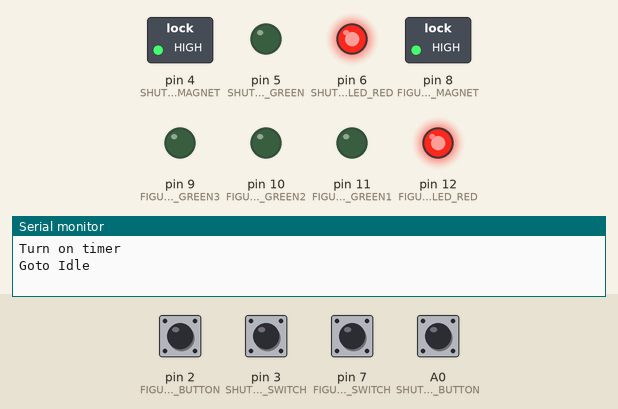
A sketch run on a simulated Arduino Uno, built with avr-gcc and run on an emulated ATmega328P. Parts: switched loads named in the sketch (green lamp = pin HIGH), output pins drawn as LEDs (lit = HIGH), the last lines printed to the serial monitor. The inputs (shaded band) are chosen by the test bench; at power-on: A0 (SHUTTLE_START_BUTTON), pin 2 (FIGURE8_START_BUTTON), pin 3 (SHUTTLE_REED_SWITCH), pin 7 (FIGURE8_REED_SWITCH) HIGH.

Above: at 1.2 s.
1.3 s: pin 2 (FIGURE8_START_BUTTON) pulled LOW for 0.15 s
At 1.8 s:
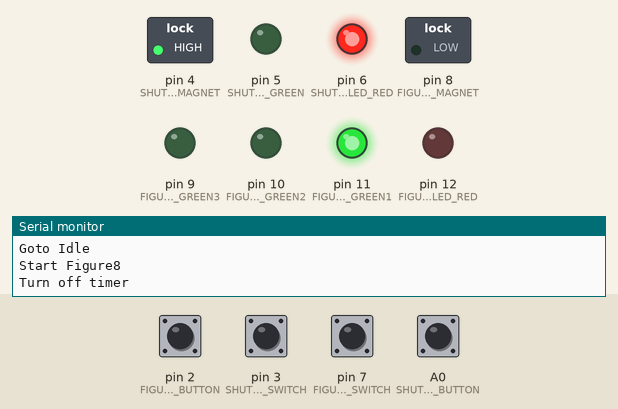
2.9 s: pin 7 (FIGURE8_REED_SWITCH) pulled LOW for 0.15 s
At 4.1 s:
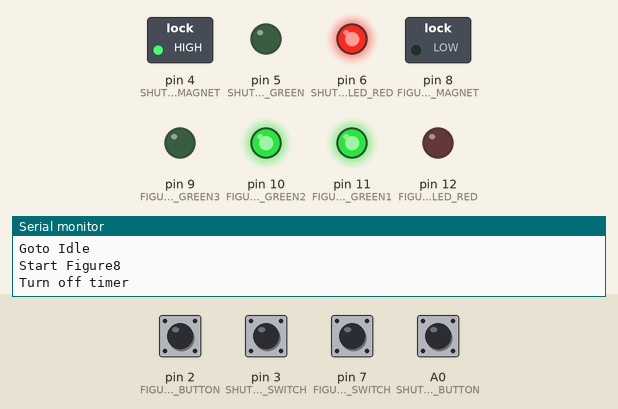
4.5 s: pin 7 (FIGURE8_REED_SWITCH) pulled LOW for 1 s
At 5.4 s:
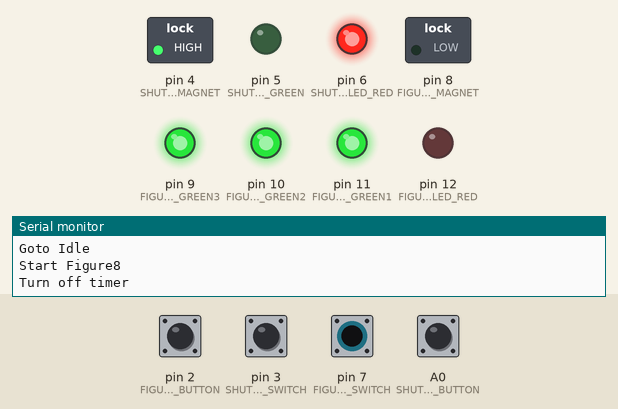
7.0 s: pin 7 (FIGURE8_REED_SWITCH) pulled LOW for 3.2 s
At 7.3 s:
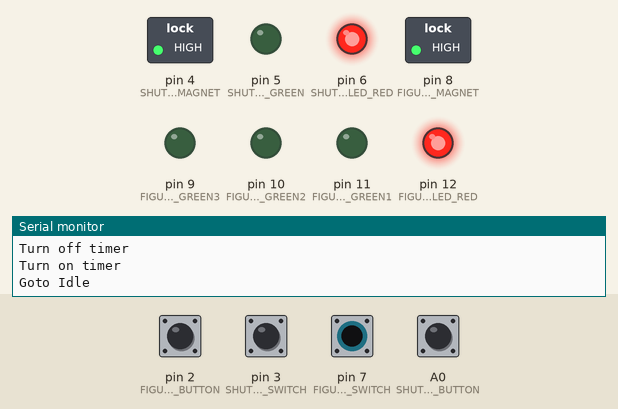
11.7 s: A0 (SHUTTLE_START_BUTTON) pulled LOW for 0.15 s
At 12.1 s:
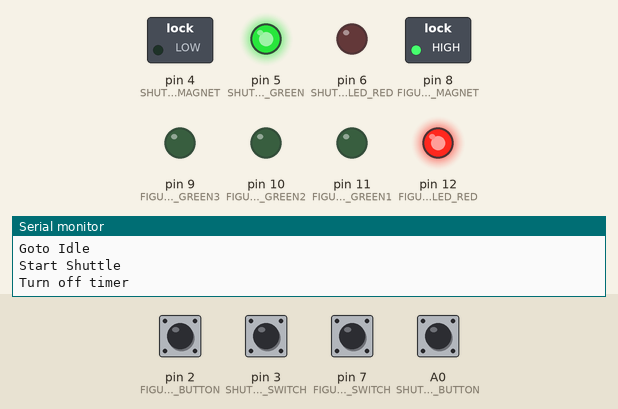
Timing chart, 0 to 14.3 s (numbered marks = the images above; inputs shaded):
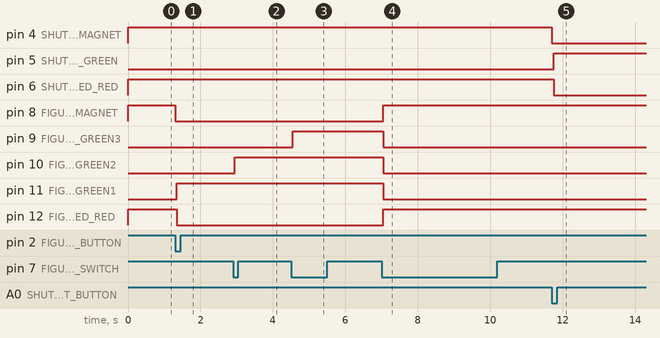

Measured:
- after the input at 1.3 s, pin 8 (FIGURE8_MAGNET): HIGH → LOW at once; pin 11 (FIGURE8_LED_GREEN1): LOW → HIGH after 0.05 s; pin 12 (FIGURE8_LED_RED): HIGH → LOW after 0.05 s
- after the input at 2.9 s, pin 10 (FIGURE8_LED_GREEN2): LOW → HIGH after 0.05 s
- after the input at 4.5 s, pin 9 (FIGURE8_LED_GREEN3): LOW → HIGH after 0.05 s
- after the input at 7.0 s, pin 8 (FIGURE8_MAGNET), pin 12 (FIGURE8_LED_RED): LOW → HIGH after 0.05 s; pin 9 (FIGURE8_LED_GREEN3), pin 10 (FIGURE8_LED_GREEN2), pin 11 (FIGURE8_LED_GREEN1): HIGH → LOW after 0.05 s
- after the input at 11.7 s, pin 4 (SHUTTLE_MAGNET): HIGH → LOW at once; pin 5 (SHUTTLE_LED_GREEN): LOW → HIGH after 0.05 s; pin 6 (SHUTTLE_LED_RED): HIGH → LOW after 0.05 s

The sketch:

zeppelin.ino
```cpp
// pin definitions
const int FIGURE8_LED_RED = 12;
const int FIGURE8_LED_GREEN1 = 11;
const int FIGURE8_LED_GREEN2 = 10;
const int FIGURE8_LED_GREEN3 = 9;
const int FIGURE8_MAGNET = 8;
const int FIGURE8_REED_SWITCH = 7;

const int SHUTTLE_LED_RED = 6;
const int SHUTTLE_LED_GREEN = 5;
const int SHUTTLE_MAGNET = 4;
const int SHUTTLE_REED_SWITCH = 3;

const int FIGURE8_START_BUTTON = 2;
const int SHUTTLE_START_BUTTON = A0;

const int TWO_MINUTES = 2*60*1000;

void setFigure8Leds(int mode) {
  switch (mode)
  {
    case 1:
    {
      digitalWrite(FIGURE8_LED_GREEN1, HIGH);
      digitalWrite(FIGURE8_LED_GREEN2, LOW);
      digitalWrite(FIGURE8_LED_GREEN3, LOW);
      digitalWrite(FIGURE8_LED_RED, LOW);
      break;
    }
    case 2:
    {
      digitalWrite(FIGURE8_LED_GREEN1, HIGH);
      digitalWrite(FIGURE8_LED_GREEN2, HIGH);
      digitalWrite(FIGURE8_LED_GREEN3, LOW);
      digitalWrite(FIGURE8_LED_RED, LOW);
      break;
    }
    case 3:
    {
      digitalWrite(FIGURE8_LED_GREEN1, HIGH);
      digitalWrite(FIGURE8_LED_GREEN2, HIGH);
      digitalWrite(FIGURE8_LED_GREEN3, HIGH);
      digitalWrite(FIGURE8_LED_RED, LOW);
      break;
    }
    case 4:
    {
      digitalWrite(FIGURE8_LED_GREEN1, LOW);
      digitalWrite(FIGURE8_LED_GREEN2, LOW);
      digitalWrite(FIGURE8_LED_GREEN3, LOW);
      digitalWrite(FIGURE8_LED_RED, HIGH);
      break;
    }
    default:
    {
      digitalWrite(FIGURE8_LED_GREEN1, LOW);
      digitalWrite(FIGURE8_LED_GREEN2, LOW);
      digitalWrite(FIGURE8_LED_GREEN3, LOW);
      digitalWrite(FIGURE8_LED_RED, HIGH);
      break;
    }
  }
}

void setShuttleLeds(int mode) {
  switch (mode)
  {
    case 1:
    case 2:
    {
      digitalWrite(SHUTTLE_LED_GREEN, HIGH);
      digitalWrite(SHUTTLE_LED_RED, LOW);
      break;
    }
    case 3:
    {
      digitalWrite(SHUTTLE_LED_GREEN, LOW);
      digitalWrite(SHUTTLE_LED_RED, HIGH);
      break;
    }
    default:
    {
      digitalWrite(SHUTTLE_LED_GREEN, LOW);
      digitalWrite(SHUTTLE_LED_RED, HIGH);
      break;
    }
  }

}

void turnOnFigure8Magnet() {
    digitalWrite(FIGURE8_MAGNET, HIGH);
}

void turnOffFigure8Magnet() {
    digitalWrite(FIGURE8_MAGNET, LOW);
}

void turnOnShuttleMagnet() {
    digitalWrite(SHUTTLE_MAGNET, HIGH);
}

void turnOffShuttleMagnet() {
    digitalWrite(SHUTTLE_MAGNET, LOW);
}


unsigned long startTime = 0;
bool timerOn = false;
bool startedByTimer = false;

void turnOffTimer()
{
  Serial.println("Turn off timer");
  timerOn = false;
}

void turnOnTimer()
{
  Serial.println("Turn on timer");
  timerOn = true;
  startTime = millis();
}

// function that determines if the timer is expired
bool timerExpired()
{
  if (timerOn)
  {
    unsigned long delta = millis() - startTime;
    if (delta > TWO_MINUTES)
    {
      startedByTimer = true;
      return true;
    }
    else
    {
      startedByTimer = false;
      return false;
    }
  }
  return false;
}


int figure8ReedSwitchState = 0;
int lastFigure8ReedSwitchState = 0;
int figure8LapCounter = 0;
// function to count the number of pulses of the figure 8 reed switch.
// it detects pulses from high to low.
int countFigure8Laps() {

  figure8ReedSwitchState = digitalRead(FIGURE8_REED_SWITCH);
  //Serial.println(figure8ReedSwitchState);
  // compare the buttonState to its previous state
  if (figure8ReedSwitchState != lastFigure8ReedSwitchState)
  {
    //Serial.println(figure8ReedSwitchState);
    // if the state has changed, increment the counter
    if (figure8ReedSwitchState == LOW)
    {
      // if the current state is LOW then the reed switch went from open to closed
      //Serial.println(figure8LapCounter);
      figure8LapCounter++;
    }
    delay(50);

    lastFigure8ReedSwitchState = figure8ReedSwitchState;
  }

  return figure8LapCounter;
}

int shuttleReedSwitchState = 0;
int lastShuttleReedSwitchState = 0;
int shuttleLapCounter = 0;
// function to count the number of pulses of the shuttle reed switch.
// it detects pulses from high to low.
int countShuttleLaps()
{
  shuttleReedSwitchState = digitalRead(SHUTTLE_REED_SWITCH);

  // compare the buttonState to its previous state
  if (shuttleReedSwitchState != lastShuttleReedSwitchState)
  {
    // if the state has changed, increment the counter
    if (shuttleReedSwitchState == LOW)
    {
      // if the current state is LOW then the reed switch went from open to closed
      shuttleLapCounter++;
    }
    delay(50);

    lastShuttleReedSwitchState = shuttleReedSwitchState;
  }

  return shuttleLapCounter;
}

void setup()
{
  // initialize leds for figure 8 signal post
  pinMode(FIGURE8_LED_RED, OUTPUT);
  pinMode(FIGURE8_LED_GREEN1, OUTPUT);
  pinMode(FIGURE8_LED_GREEN2, OUTPUT);
  pinMode(FIGURE8_LED_GREEN3, OUTPUT);

  // initialize magnet for figure 8
  pinMode(FIGURE8_MAGNET, OUTPUT);

  // initialzie reed switch input for the figure 8 using an internal pull up resistor
  pinMode(FIGURE8_REED_SWITCH, INPUT_PULLUP);

  // initialize the leds for the shuttle signal post
  pinMode(SHUTTLE_LED_RED, OUTPUT);
  pinMode(SHUTTLE_LED_GREEN, OUTPUT);

  // initialize the magnet for the shuttle
  pinMode(SHUTTLE_MAGNET, OUTPUT);

  //initialize the reed switch input for the shuttle using an internal pull up resistor
  pinMode(SHUTTLE_REED_SWITCH, INPUT_PULLUP);

  // initialize the input for the figure 8 start button
  pinMode(FIGURE8_START_BUTTON, INPUT_PULLUP);

  // initialize the input for the shuttle start button
  pinMode(SHUTTLE_START_BUTTON, INPUT_PULLUP);

  // initialize serial communication
  Serial.begin(9600);

  turnOnFigure8Magnet();
  turnOnShuttleMagnet();

  // turn on red led of figure 8 signalpost
  setFigure8Leds(4);

  //turn on red led of shuttle signal post
  setShuttleLeds(3);

  turnOnTimer();
  Serial.println("Goto Idle");
}

typedef enum
{
  TRAIN_NONE = 0,
  TRAIN_FIGURE8 = 1,
  TRAIN_SHUTTLE = 2
} train_t;

// define a variable that keeps track of which train is running
train_t currentTrain = TRAIN_NONE;


void loop()
{
  switch(currentTrain)
  {
    case TRAIN_NONE:
    {
      // Serial.println("Train None: ");
      int startFigure8 = digitalRead(FIGURE8_START_BUTTON);
      int startShuttle = digitalRead(SHUTTLE_START_BUTTON);

      if (startFigure8 == 0)
      {
        Serial.println("Start Figure8");
        turnOffTimer();
        turnOnShuttleMagnet();
        turnOffFigure8Magnet();
        figure8LapCounter = 1;
        startedByTimer = false;
        currentTrain = TRAIN_FIGURE8;
      }
      else if (startShuttle == 0)
      {
        Serial.println("Start Shuttle");
        turnOffTimer();
        turnOnFigure8Magnet();
        turnOffShuttleMagnet();
        figure8LapCounter = 0;
        shuttleLapCounter = 1;
        startedByTimer = false;
        currentTrain = TRAIN_SHUTTLE;
      }
      else if (timerExpired())
      {
        Serial.println("Timer expired");
        turnOffTimer();
        turnOnShuttleMagnet();
        turnOffFigure8Magnet();
        figure8LapCounter = 1;
        startedByTimer = true;
        currentTrain = TRAIN_FIGURE8;
      }
      break;
    }
    case TRAIN_FIGURE8:
    {
      figure8LapCounter = countFigure8Laps();
      // Serial.print("Figure8: ");
      // Serial.println(figure8LapCounter);
      setFigure8Leds(figure8LapCounter);
      if (figure8LapCounter == 4)
      {
        turnOnFigure8Magnet();
        figure8LapCounter = 0;
        if (startedByTimer == true)
        {
          Serial.println("Wait 3 seconds before shuttle trains departs");
          delay(3000);
          turnOffShuttleMagnet();
          shuttleLapCounter = 1;
          currentTrain = TRAIN_SHUTTLE;
          Serial.println("Start Shuttle");
        }
        else
        {
          turnOnTimer();
          turnOnShuttleMagnet();
          currentTrain = TRAIN_NONE;
          Serial.println("Goto Idle");
        }
      }

      break;
    }
    case TRAIN_SHUTTLE:
    {
      shuttleLapCounter = countShuttleLaps();
      // Serial.print("Shuttle: ");
      // Serial.println(shuttleLapCounter);
      setShuttleLeds(shuttleLapCounter);
      if (shuttleLapCounter == 3)
      {
        turnOnShuttleMagnet();
        turnOnTimer();
        shuttleLapCounter = 0;
        currentTrain = TRAIN_NONE;
        Serial.println("Goto Idle");
      }
      break;
    }
    default:
    {
      break;
    }
  }
}
```
